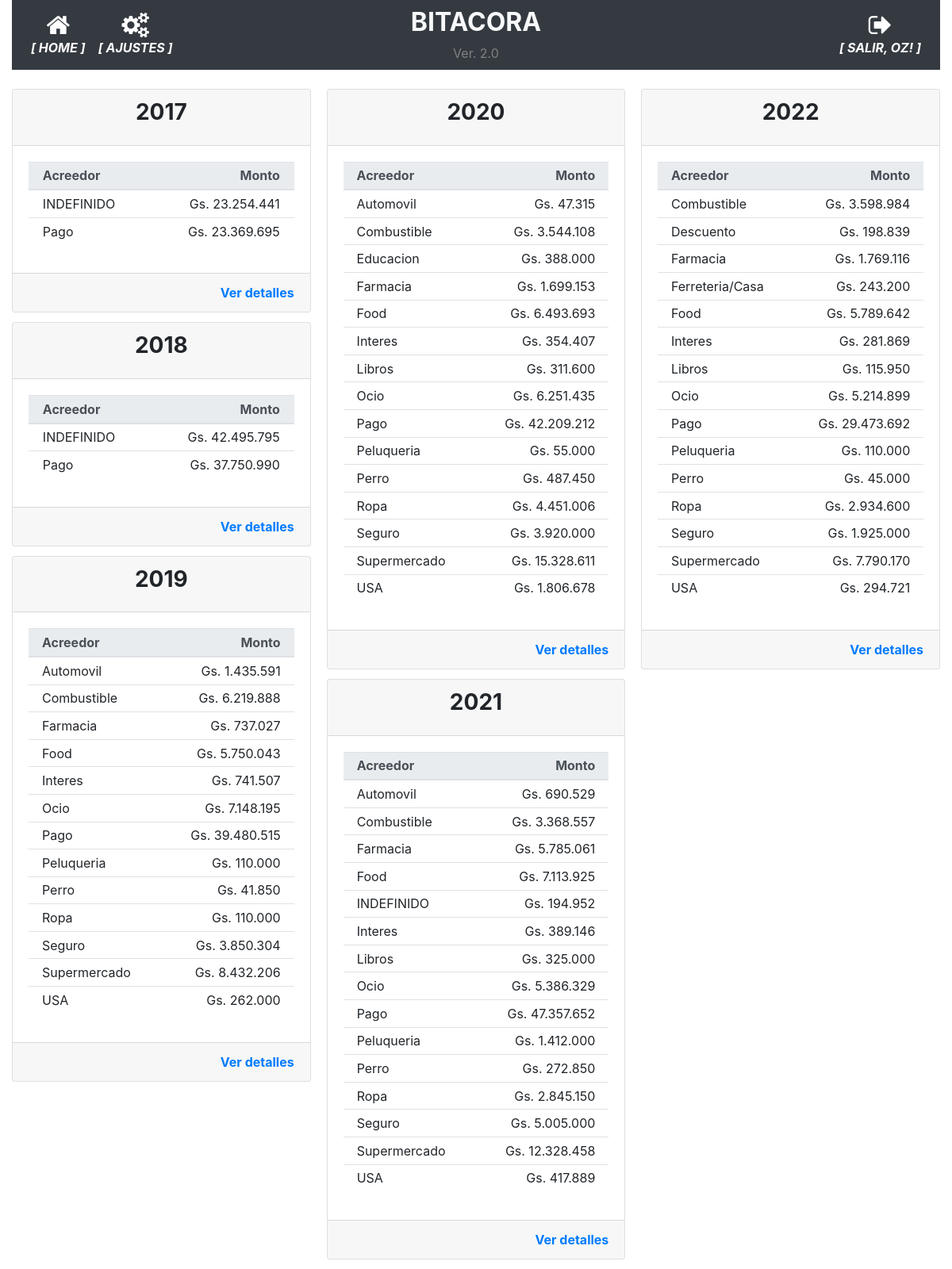
/historial_operacion (signed in), run on the app's committed database.
### app/models.py (models this page shows, shortened)
class User(UserMixin, db.Model):
    id = db.Column(db.Integer, primary_key=True)
    username = db.Column(db.String(64), index=True, unique=True)
    email = db.Column(db.String(120), index=True, unique=True)
    password_hash = db.Column(db.String(128))
    perfil = db.Column(db.String(128))

class TiposMovimiento(db.Model):
    __tablename__='tipos_movimiento'
    id = db.Column(db.Integer, primary_key=True)
    tipo = db.Column(db.String(100), nullable=False)

### app/routes.py (the view)
@app.route('/historial_operacion', methods=['GET', 'POST'])
@login_required
def historial_operacion():
    operaciones = db.session.query(func.strftime("%Y", Movimientos.fecha_operacion).label('fecha'), TiposMovimiento.tipo.label('acreedor'), func.sum(Movimientos.monto_operacion).label('total')).join(TiposMovimiento).group_by(func.strftime("%Y", Movimientos.fecha_operacion), TiposMovimiento.tipo).all()
    return render_template('historial_operaciones.html', gastos=operaciones)#, anno=anno, movimientos_anno=movimientos_anno, movimientos_anno_especifico=movimientos_anno_especifico, movimientos_mes_especifico=movimientos_mes_especifico, movimientos_mes_detalle=movimientos_mes_detalle)

### app/models.py (called while the page is built)
@login.user_loader
def load_user(id):
    return User.query.get(int(id))

### app/templates/historial_operaciones.html
{% extends "base.html" %}
{% block main %}
<div class="card-columns">
    {% for fecha, detalle_gasto in gastos | groupby('fecha') %}
    <div class="card card-responsive">
        <div class="card-header">
            <h3 class="card-title text-center"><strong>{{ fecha }}</strong></h3>
        </div>
        <div class="card-body">
            <table class="table table-sm">
                <thead class="thead-light">
                    <th></th>
                    <th>Acreedor</th>
                    <th class="card-text text-right">Monto</th>
                    <th></th>
                </thead>
                <tbody>
                    {% for gasto in detalle_gasto %}
                    <tr>
                        <td></td>
                        <td>{{gasto.acreedor}}</td>
                        <td class="card-text text-right">{{ "Gs. {:,.0f}".format(gasto.total).replace(",", ".") }}</td>
                        <td></td>
                    </tr>
                    {% endfor %}
                </tbody>
            </table>
        </div>
        <div class="card-footer text-muted text-right">
            <a href="{{ url_for('movimientos_mes', mes=fecha) }}" class="card-link"><strong>Ver detalles</strong></a>
        </div>
    </div>
    {% endfor %}
</div>
{% endblock %}

### app/templates/base.html (shortened to what this page needs)
<!doctype html>
<html lang="en">
  <head>
    <link rel="stylesheet" href="https://stackpath.bootstrapcdn.com/bootstrap/4.5.0/css/bootstrap.min.css">
    <link rel="stylesheet" href="https://maxcdn.bootstrapcdn.com/font-awesome/4.4.0/css/font-awesome.min.css">
  </head>
  <body>
    <div class="container-fluid">
      <nav class="navbar navbar-expand-md navbar-dark bg-dark">
        <div class="navbar-collapse collapse w-100 order-1 order-md-0 dual-collapse2">
            <ul class="navbar-nav mr-auto text-center">
              <li class="nav-item active">
                <a href="{{ url_for('index') }}" class="nav-link d-flex flex-column">
                <i class="fa fa-home fa-2x"></i>
                <span class="d-none d-sm-inline"><i><strong>[ HOME ]</strong></i></span></a>
              </li>
              <li class="nav-item active">
                <a href="{{ url_for('parametrico') }}" class="nav-link d-flex flex-column">
                <i class="fa fa-cogs fa-2x"></i>
                <span class="d-none d-sm-inline"><i><strong>[ AJUSTES ]</strong></i></span></a>
              </li>
            </ul>
        </div>
        <div class="mx-auto order-0 text-center">
            <h2 class="mx-auto text-light"><strong>BITACORA</strong></h2>
            <span style="color: grey">Ver. 2.0</span>
        </div>
        <div class="navbar-collapse collapse w-100 order-3 dual-collapse2">
            <ul class="navbar-nav ml-auto text-center">
              <li class="nav-item active">
                {% if current_user.is_anonymous %}
                  <a href="{{ url_for('logout') }}" class="nav-link d-flex flex-column">
                  <i class="fa fa-sign-in fa-2x"></i>
                  <span class="d-none d-sm-inline"><i><strong>[ ACCEDER ]</strong></i></span></a>
                {% else %}
                  <a href="{{ url_for('logout') }}" class="nav-link d-flex flex-column">
                  <i class="fa fa-sign-out fa-2x"></i>
                  <span class="d-none d-sm-inline"><i><strong>[ SALIR, {{ current_user.username | upper }}! ]</strong></i></span></a>
                {% endif %}
              </li>
            </ul>
        </div>
    </nav>
    <br>
      <div>
        {% block main %}{% endblock %}
      </div>
    </div>
  </body>
</html>

### data on the page
User: username "OZ"
TiposMovimiento: acreedor "INDEFINIDO", total "Gs. 23.254.441", total "Gs. 42.495.795", total "Gs. 194.952"
TiposMovimiento: acreedor "Pago", total "Gs. 23.369.695", total "Gs. 37.750.990", total "Gs. 39.480.515", total "Gs. 42.209.212", total "Gs. 47.357.652", total "Gs. 29.473.692"
TiposMovimiento: acreedor "Automovil", total "Gs. 1.435.591", total "Gs. 47.315", total "Gs. 690.529"
TiposMovimiento: acreedor "Combustible", total "Gs. 6.219.888", total "Gs. 3.544.108", total "Gs. 3.368.557", total "Gs. 3.598.984"
TiposMovimiento: acreedor "Farmacia", total "Gs. 737.027", total "Gs. 1.699.153", total "Gs. 5.785.061", total "Gs. 1.769.116"
TiposMovimiento: acreedor "Food", total "Gs. 5.750.043", total "Gs. 6.493.693", total "Gs. 7.113.925", total "Gs. 5.789.642"
TiposMovimiento: acreedor "Interes", total "Gs. 741.507", total "Gs. 354.407", total "Gs. 389.146", total "Gs. 281.869"
TiposMovimiento: acreedor "Ocio", total "Gs. 7.148.195", total "Gs. 6.251.435", total "Gs. 5.386.329", total "Gs. 5.214.899"
TiposMovimiento: acreedor "Peluqueria", total "Gs. 110.000", total "Gs. 55.000", total "Gs. 1.412.000"
TiposMovimiento: acreedor "Perro", total "Gs. 41.850", total "Gs. 487.450", total "Gs. 272.850", total "Gs. 45.000"
TiposMovimiento: acreedor "Ropa", total "Gs. 110.000", total "Gs. 4.451.006", total "Gs. 2.845.150", total "Gs. 2.934.600"
TiposMovimiento: acreedor "Seguro", total "Gs. 3.850.304", total "Gs. 3.920.000", total "Gs. 5.005.000", total "Gs. 1.925.000"
TiposMovimiento: acreedor "Supermercado", total "Gs. 8.432.206", total "Gs. 15.328.611", total "Gs. 12.328.458", total "Gs. 7.790.170"
TiposMovimiento: acreedor "USA", total "Gs. 262.000", total "Gs. 1.806.678", total "Gs. 417.889", total "Gs. 294.721"
TiposMovimiento: acreedor "Educacion", total "Gs. 388.000"
TiposMovimiento: acreedor "Libros", total "Gs. 311.600", total "Gs. 325.000", total "Gs. 115.950"
TiposMovimiento: acreedor "Descuento", total "Gs. 198.839"
TiposMovimiento: acreedor "Ferreteria/Casa", total "Gs. 243.200"

### other printed values
{{ fecha }} "2017" "2018" "2019" "2020" "2021" "2022"
